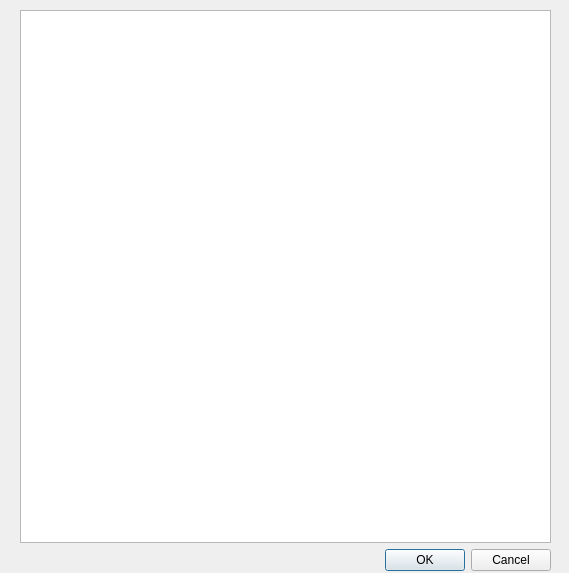
<?xml version="1.0" encoding="UTF-8"?>
<ui version="4.0">
 <class>Dialog</class>
 <widget class="QDialog" name="Dialog">
  <property name="geometry">
   <rect>
    <x>0</x>
    <y>0</y>
    <width>569</width>
    <height>573</height>
   </rect>
  </property>
  <property name="windowTitle">
   <string>Dialog</string>
  </property>
  <widget class="QWidget" name="">
   <property name="geometry">
    <rect>
     <x>20</x>
     <y>10</y>
     <width>531</width>
     <height>561</height>
    </rect>
   </property>
   <layout class="QVBoxLayout" name="verticalLayout">
    <item>
     <widget class="QPlainTextEdit" name="plainTextEdit"/>
    </item>
    <item>
     <widget class="QDialogButtonBox" name="buttonBox">
      <property name="orientation">
       <enum>Qt::Horizontal</enum>
      </property>
      <property name="standardButtons">
       <set>QDialogButtonBox::Cancel|QDialogButtonBox::Ok</set>
      </property>
     </widget>
    </item>
   </layout>
  </widget>
 </widget>
 <resources/>
 <connections>
  <connection>
   <sender>buttonBox</sender>
   <signal>accepted()</signal>
   <receiver>Dialog</receiver>
   <slot>accept()</slot>
   <hints>
    <hint type="sourcelabel">
     <x>248</x>
     <y>254</y>
    </hint>
    <hint type="destinationlabel">
     <x>157</x>
     <y>274</y>
    </hint>
   </hints>
  </connection>
  <connection>
   <sender>buttonBox</sender>
   <signal>rejected()</signal>
   <receiver>Dialog</receiver>
   <slot>reject()</slot>
   <hints>
    <hint type="sourcelabel">
     <x>316</x>
     <y>260</y>
    </hint>
    <hint type="destinationlabel">
     <x>286</x>
     <y>274</y>
    </hint>
   </hints>
  </connection>
 </connections>
</ui>
